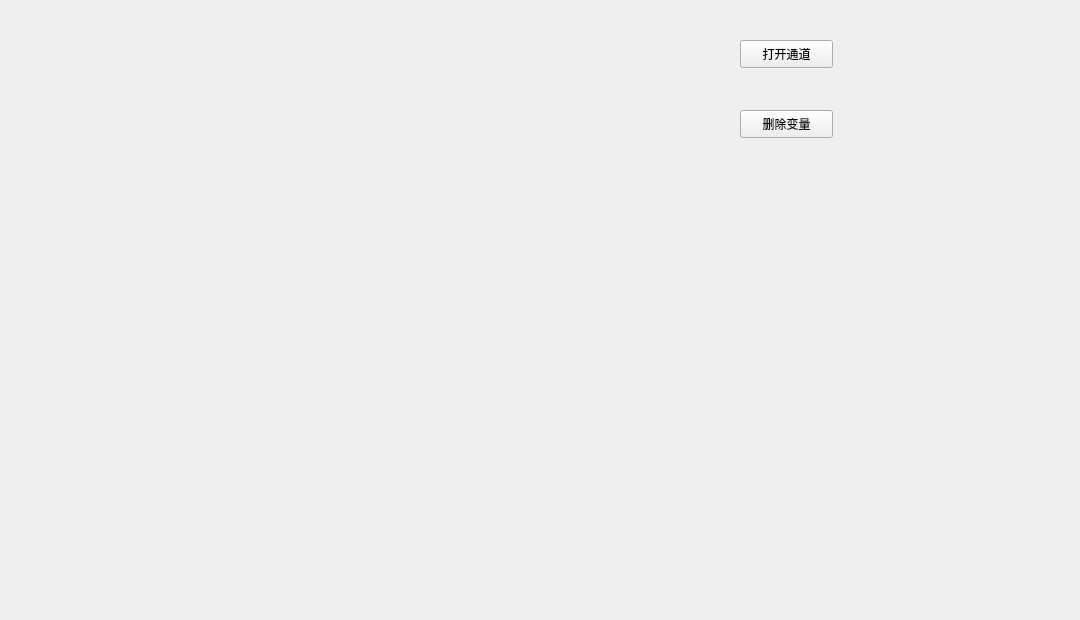
<?xml version="1.0" encoding="UTF-8"?>
<ui version="4.0">
 <class>Charts</class>
 <widget class="QWidget" name="Charts">
  <property name="enabled">
   <bool>true</bool>
  </property>
  <property name="geometry">
   <rect>
    <x>0</x>
    <y>0</y>
    <width>1080</width>
    <height>620</height>
   </rect>
  </property>
  <property name="windowTitle">
   <string>Form</string>
  </property>
  <widget class="QCustomPlot" name="widget" native="true">
   <property name="geometry">
    <rect>
     <x>0</x>
     <y>0</y>
     <width>700</width>
     <height>500</height>
    </rect>
   </property>
  </widget>
  <widget class="QPushButton" name="pushButton">
   <property name="geometry">
    <rect>
     <x>740</x>
     <y>40</y>
     <width>93</width>
     <height>28</height>
    </rect>
   </property>
   <property name="text">
    <string>打开通道</string>
   </property>
   <property name="checkable">
    <bool>true</bool>
   </property>
  </widget>
  <widget class="QPushButton" name="pushButton_2">
   <property name="geometry">
    <rect>
     <x>740</x>
     <y>110</y>
     <width>93</width>
     <height>28</height>
    </rect>
   </property>
   <property name="text">
    <string>删除变量</string>
   </property>
  </widget>
 </widget>
 <customwidgets>
  <customwidget>
   <class>QCustomPlot</class>
   <extends>QWidget</extends>
   <header location="global">qcustomplot.h</header>
   <container>1</container>
  </customwidget>
 </customwidgets>
 <resources/>
 <connections/>
</ui>
